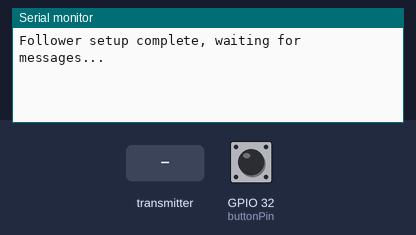
A program run on a simulated ESP32. Parts: the last lines printed to the serial monitor. Inputs (shaded band) come from the test bench; at power-on: GPIO 32 (buttonPin) HIGH.

Above: at 1.2 s.
1.3 s: GPIO 32 (buttonPin) pulled LOW for 0.15 s
At 2.2 s:
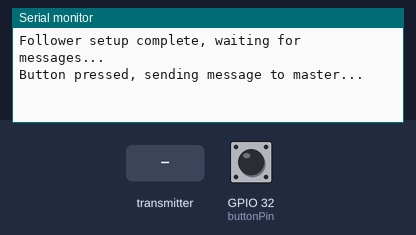
2.9 s: the transmitter starts sending text = 0
At 3.26 s:
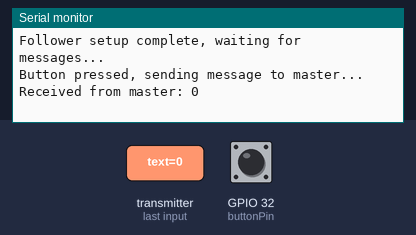
4.9 s: the transmitter starts sending text = 1
At 5.26 s:
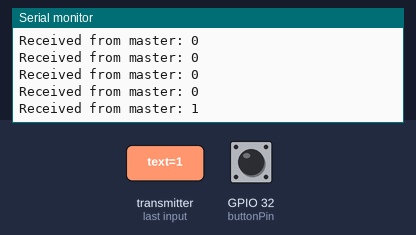

The program:

main.cpp
```cpp
#include <WiFi.h>
#include <esp_now.h>

const int version = 1;
const int buttonPin = 32; // TODO change to your button pin
bool lastButtonState = HIGH;

typedef struct Message {
  char text[32];
} Message;

// MAC address of the master FC:B4:67:F2:AB:E0
uint8_t masterMAC[] = {0xFC, 0xB4, 0x67, 0xF2, 0xAB, 0xE0}; // TODO change to your master MAC address

void OnDataRecv(const uint8_t *mac, const uint8_t *incomingData, int len) {
  Message msg;
  memcpy(&msg, incomingData, sizeof(msg));

  Serial.print("Received from master: ");
  Serial.println(msg.text);

  String searchStr = "Searching for followers " + String(version);
  if (strstr(msg.text, searchStr.c_str())) {
    Message response;
    String acknowledgeStr = "Ready " + String(WiFi.macAddress());
    strncpy(response.text, acknowledgeStr.c_str(), sizeof(response.text) - 1);
    response.text[sizeof(response.text) - 1] = '\0';  // Ensure null termination
    esp_now_send(mac, (uint8_t *)&response, sizeof(response));
  }
}

void setup() {
  Serial.begin(9600);

  // Pin setup
  pinMode(buttonPin, INPUT_PULLUP);

  // ESP-NOW setup
  WiFi.mode(WIFI_STA);
  WiFi.disconnect();

  if (esp_now_init() != ESP_OK) {
    Serial.println("ESP-NOW init failed!");
    return;
  }

  esp_now_register_recv_cb(OnDataRecv);

  esp_now_peer_info_t peerInfo = {};
  memcpy(peerInfo.peer_addr, masterMAC, 6);
  peerInfo.channel = 0;
  peerInfo.encrypt = false;

  if (esp_now_add_peer(&peerInfo) != ESP_OK) {
    Serial.println("Failed to add master peer");
  }

  Serial.println("Follower setup complete, waiting for messages...");
}

void loop() {
  int currentButtonState = digitalRead(buttonPin);
  if (currentButtonState == LOW && lastButtonState == HIGH) {
    Serial.println("Button pressed, sending message to master...");
    Message msg;
    String acknowledgeStr = "Button Press " + String(WiFi.macAddress());
    strncpy(msg.text, acknowledgeStr.c_str(), sizeof(msg.text) - 1);
    msg.text[sizeof(msg.text) - 1] = '\0';
    esp_now_send(masterMAC, (uint8_t *)&msg, sizeof(msg));
  }
  lastButtonState = currentButtonState;
  delay(10);
}
```

Measured:
- after the input at 1.3 s, the serial monitor: prints a new line at once (image 1)
- after the input at 2.9 s, the serial monitor: prints a new line after 0.05 s (image 2)
- after the input at 4.9 s, the serial monitor: prints a new line after 0.05 s (image 3)
